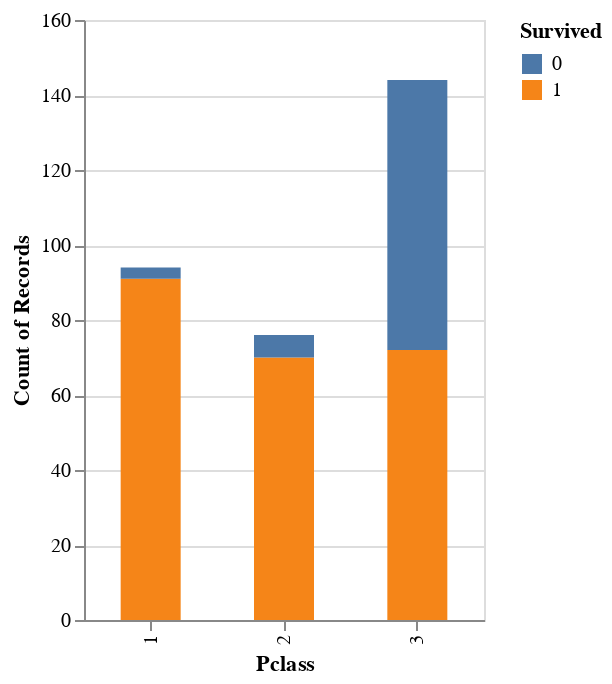

Notebook cell for this chart:
### Markdown cell above
**Além disso, vemos que, proporcionalmente, as mulheres se salvaram mais que os homens. Será as mulheres da 3ª classe tiveram a mesma chance?**

### Code cell
alt.Chart(data[data['Sex']=='female']).mark_bar(size=30).encode(
    x='Pclass:O',
    y='count(Pclass)',
    color='Survived:N'
    ).properties(width=200)

### Figure 1 — Vega-Lite specification as saved in the notebook (floating-point values rounded to 4 significant figures; data arrays with more than 128 entries replaced by an {"elided": "..."} marker saying what was removed)
{"config": {"view": {"continuousWidth": 400, "continuousHeight": 300}}, "data": {"name": "data-f242034586b5dbf16be489661ec84aa3"}, "mark": {"type": "bar", "size": 30}, "encoding": {"color": {"field": "Survived", "type": "nominal"}, "x": {"field": "Pclass", "type": "ordinal"}, "y": {"aggregate": "count", "field": "Pclass", "type": "quantitative"}}, "width": 200, "$schema": "https://vega.github.io/schema/vega-lite/v4.17.0.json", "datasets": {"data-f242034586b5dbf16be489661ec84aa3": {"elided": "314 records"}}}
